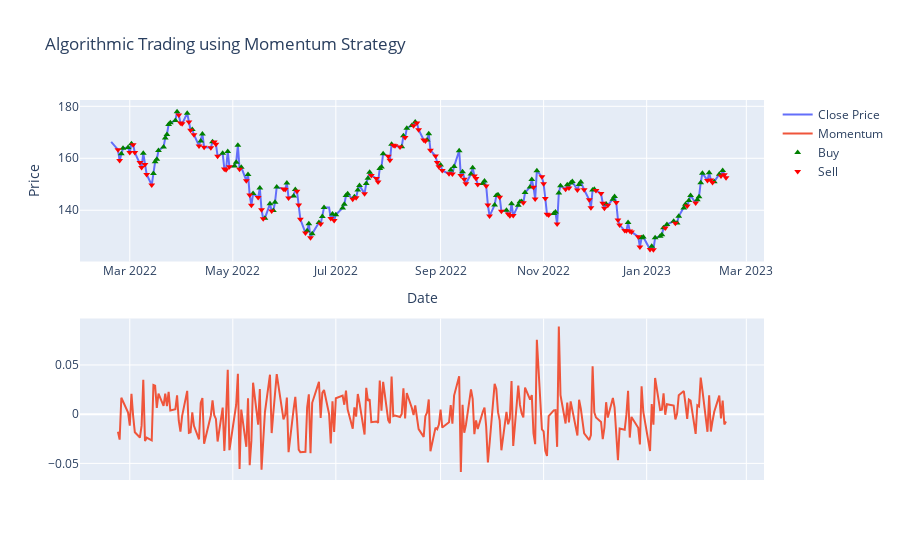

Notebook cell for this chart:
### Code cell
# Calculation of momentum
data['momentum'] = data['Close'].pct_change()

# Creating subplots to show momentum and buying/selling markers
figure = make_subplots(rows=2, cols=1)
figure.add_trace(go.Scatter(x=data.index, 
                         y=data['Close'], 
                         name='Close Price'))
figure.add_trace(go.Scatter(x=data.index, 
                         y=data['momentum'], 
                         name='Momentum', 
                         yaxis='y2'))

# Adding the buy and sell signals
figure.add_trace(go.Scatter(x=data.loc[data['momentum'] > 0].index, 
                         y=data.loc[data['momentum'] > 0]['Close'], 
                         mode='markers', name='Buy', 
                         marker=dict(color='green', symbol='triangle-up')))

figure.add_trace(go.Scatter(x=data.loc[data['momentum'] < 0].index, 
                         y=data.loc[data['momentum'] < 0]['Close'], 
                         mode='markers', name='Sell', 
                         marker=dict(color='red', symbol='triangle-down')))

figure.update_layout(title='Algorithmic Trading using Momentum Strategy',
                  xaxis_title='Date',
                  yaxis_title='Price')
figure.update_yaxes(title="Momentum", secondary_y=True)
figure.show()
